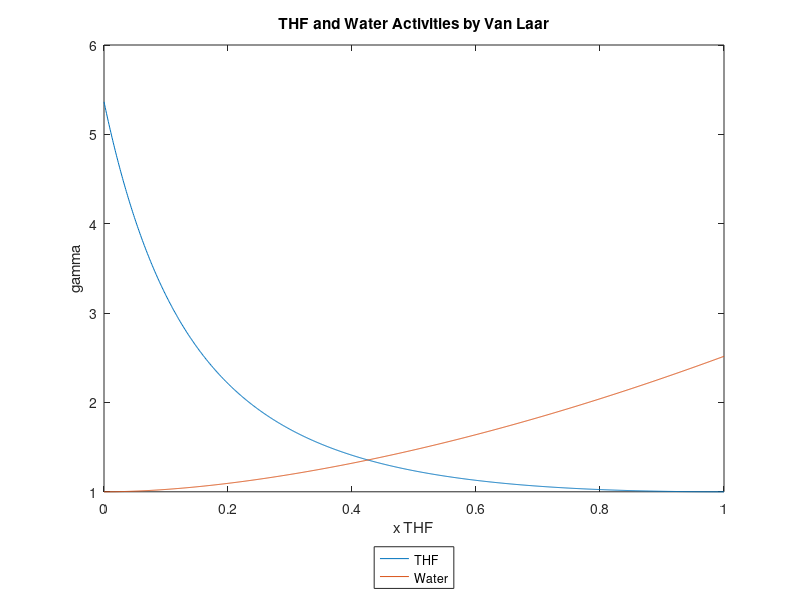
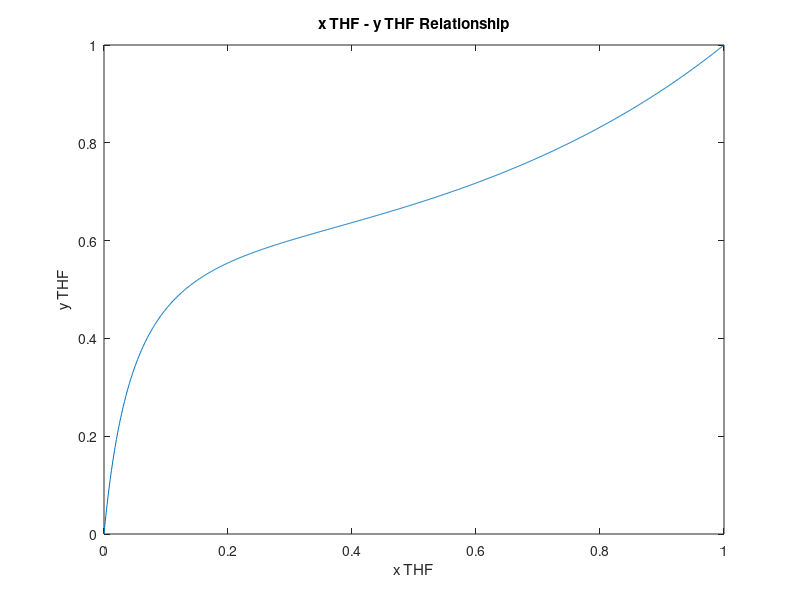

The MATLAB script that drew these images, in order: (Note: this script raises an error after producing the figures.)
%% Ethanol & Water Solution
%% P-xy Diagram

% First, we define the liquid molar fraction of THF and water as a linearly-spaced, 1000-element vector from 0 to 1.

    xEtOH = linspace(0,1,1000);
    xW = 1 - xEtOH;

% From Perry's Handbook, we find the Van Laar coeffiecients for a THF and water solution, and the vapor preassure for both components at room temperature. 

% <https://accessengineeringlibrary.com/browse/perrys-chemical-engineers-handbook-eighth-edition/p200139d899713_6001>

    alpha = 1.6798;
    beta = 0.92276;
   
    VpTHF =  7.83318 ; % in kPA
    VpW = 3.18;

% With these values, we find the Van Laar activity coefficients for both components. The activity of THF and water is plotted against the liquid molar fraction of THF. 

    gammaEtOH = exp(alpha./(1+alpha.*xEtOH./beta./xW).^2);
    gammaW = exp(beta./(1+beta.*xW./alpha./xEtOH).^2);
    
    figure
    plot(xEtOH,gammaEtOH,xEtOH,gammaW)
    title('THF and Water Activities by Van Laar')
    xlabel('x_ THF')
    ylabel('gamma')
    legend('THF','Water','Location', 'southoutside')

% We define the total pressure as the sum of partial pressures, as by Dalton's Law of Partial Pressures, and use Raoult's Law to express the partial pressures as the activity times the vapor pressure.   

    P = VpTHF.*gammaEtOH.*xEtOH + VpW.*gammaW.*xW;

% We then define the vapor molar fraction of THF as the fraction of partial pressure of THF and the toal pressure. The relationship between the liquid and vapor molar fractions is plotted. 

    yTHF = VpTHF.*gammaEtOH.*xEtOH./P;
    
    figure
    plot(xEtOH,yTHF)
    title('x_ THF - y_ THF Relationship')
    xlabel('x_ THF')
    ylabel('y_ THF')
    
% %% No need
% 
% % In this section we will generate Pressure diagrams for both components. 
% 
%     figure
%     plot(xEtOH, P, yTHF, P)
%     title('Pressure as liquid and vapor THF molar fractions')
%     xlabel('x_ THF, y_ THF')
%     ylabel('P (kPa)')
%     legend('Liquid','Vapor','Location', 'southoutside')
%     figure
%     plot(xW, P, 1-yTHF, P)
%     title('Pressure as liquid and vapor Water molar fractions')
%     xlabel('x_ W, y_ W')
%     ylabel('P (kPa)')
%     legend('Liquid','Vapor','Location', 'southoutside')

%% T-xy Diagram

% From the NIST website, we find the Antoine's coeffiecients for both THF and water. We also set the total pressure to the room pressure, in bars. 

% <https://webbook.nist.gov/cgi/cbook.cgi?ID=C64175&Units=SI&Mask=4#Thermo-Phase>
% <http://webbook.nist.gov/cgi/cbook.cgi?ID=C7732185&Mask=4&Type=ANTOINE&Plot=on>

    At = 7.68117;
    Bt = 1332.04;
    Ct = 199.2;
    Aw = 6.20963; 
    Bw = 2354.731;
    Cw = 7.559;

    P2 = 1.01325; % bar

% We define a MATLAB system for T (we let T be a symbolic variable). We then use Antoine's equation to find the vapor pressures of THF and water.

    syms T
    Pt = 10.^(At-Bt./(T+Ct));
    Pw = 10.^(Aw-Bw./(T+Cw));

% We create two empty vectors to keep track of all of the temperatures and vapor molar fractions. 

    allT = [];
    yEtOH = [];

% In this section we solve for the temperature as a function of the liquid molar fraction of THF, and we find the vapor molar fraction of both components. We then plot all of the data.

% We create a loop that will iterate through the liquid molar fraction of THF, in 100 steps. For each molar fraction value, we find the corresponding activity (by Van Laars equation), and use the 'solve' function to find the temperature. We also calculate the corresponding vapor molar fraction at that temperature. 

    warning('off','all') % to avoid 'solve' warning messages
    for xEtOH2 = linspace(0,1,100)
    xW = 1 - xEtOH2;
    gammaEtOH = exp(alpha./(1+alpha.*xEtOH2./beta./xW).^2);
    gammaW = exp(beta./(1+beta.*xW./alpha./xEtOH2).^2);
    allT = [allT eval(solve(xEtOH2 ==(-Pw.*gammaW+P2)./(Pt.*gammaEtOH-Pw.*gammaW),T))];
    yEtOH = [yEtOH (10.^(At-Bt./(allT(end)+Ct)).*gammaEtOH.*xEtOH2./P2)];
    end
    warning('on','all')
    
    xEtOH2 = linspace(0,1,100);
    xW2 = 1 - xEtOH2;
    
    figure
    plot(xEtOH2,allT,'--',yEtOH,allT,'--') % with '--' to hide plot gaps
    title('Temperature as liquid and vapor THF molar fractions')
    xlim([0 1])
    xlabel('x_ THF, y_ THF')
    ylabel('T (K)')
    legend('Liquid','Vapor','Location', 'southoutside')
%     figure
%     plot(xW2, allT,'--', 1-yEtOH, allT,'--')
%     title('Temperature as liquid and vapor Water molar fractions')
%     xlim([0 1])
%     xlabel('x_ W, y_ W')
%     ylabel('T (K)')
%     legend('Liquid','Vapor','Location', 'southoutside')
    



